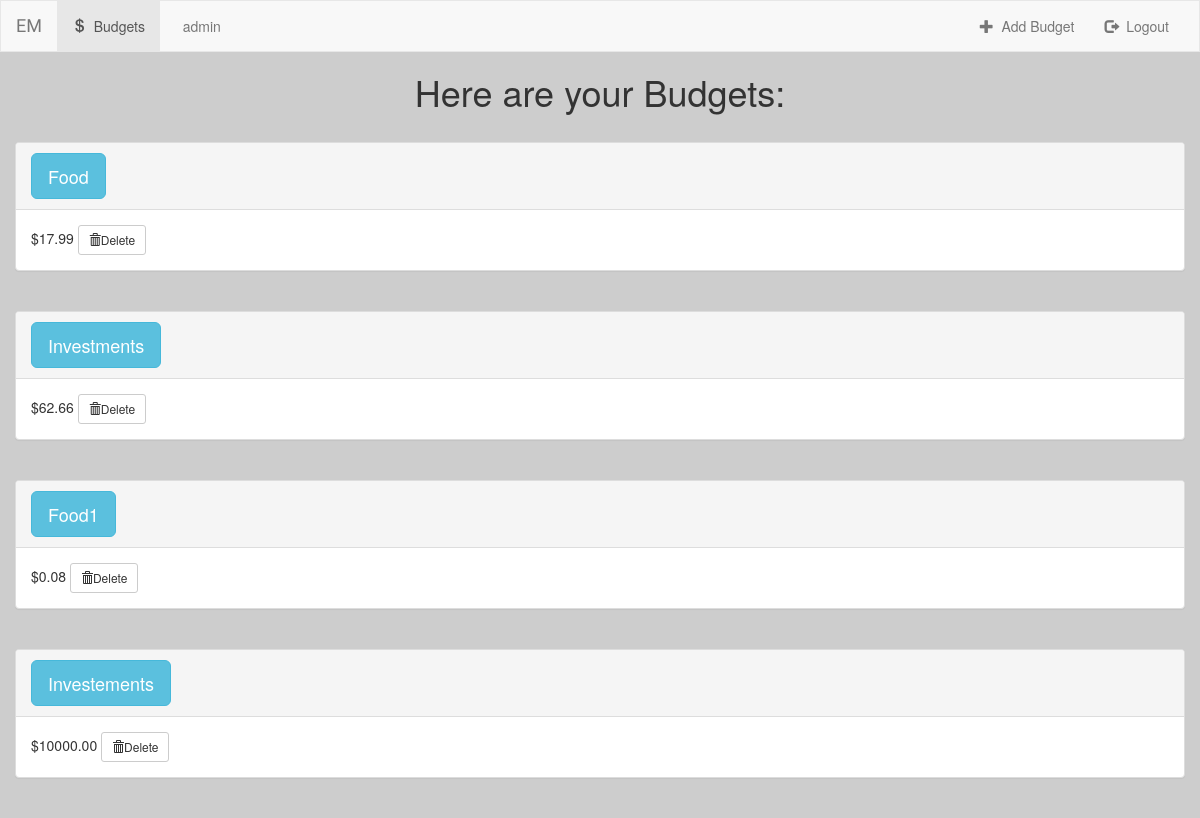
The app's page / (signed in), older data.
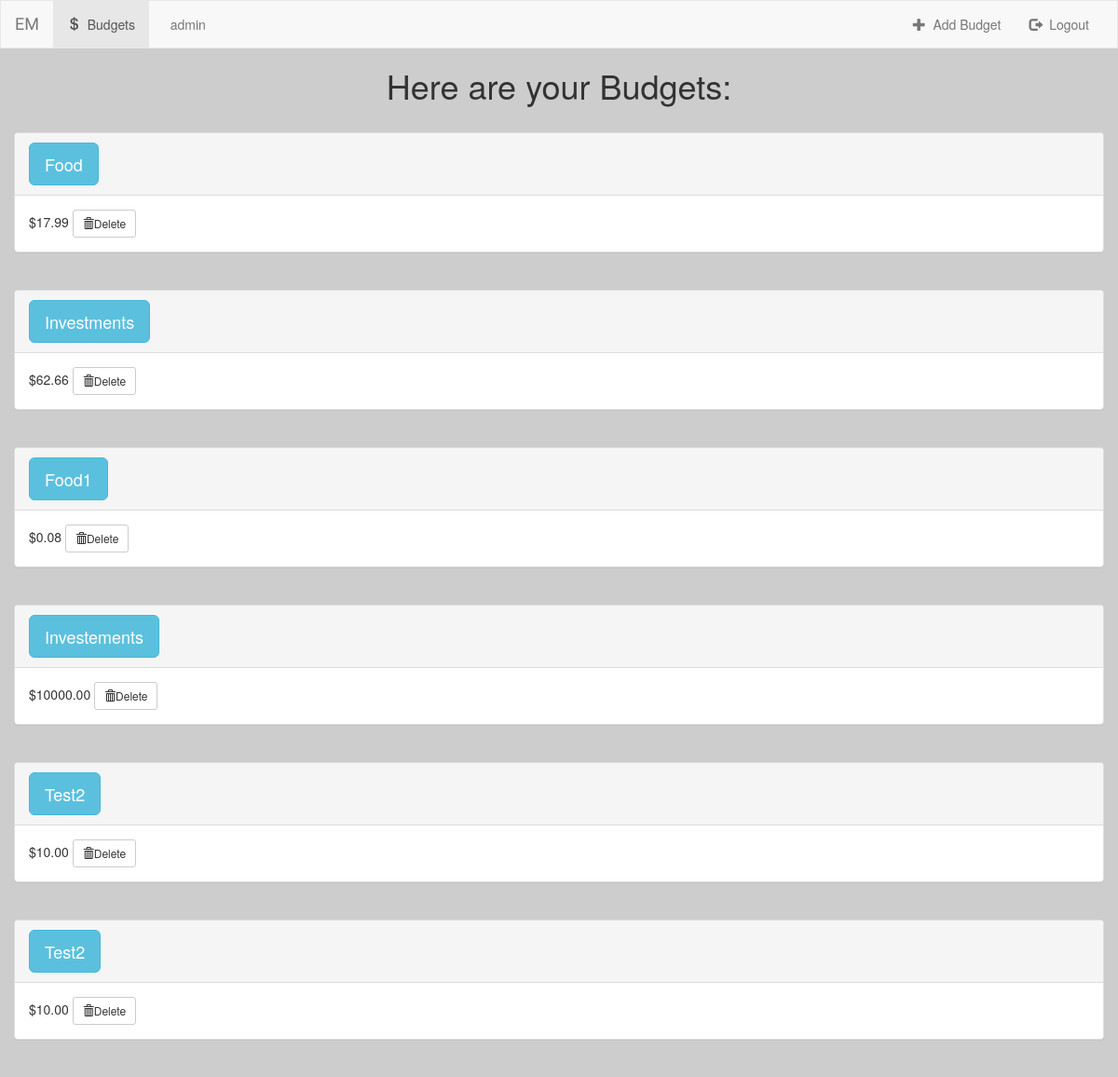
The same page, newer data.
### manager/models.py (models this page shows, shortened)
class Budget(models.Model):
    user = models.ForeignKey(User, default=1)
    budget_title = models.CharField(max_length=50)
    budget_total = models.DecimalField(max_digits=17,decimal_places=2) #Must be >0, up to 1 quadrillion dollars

### manager/views.py (the view)
# urls.py: url(r'^$', views.index, name='index'),
@login_required
def index(request):
    user = request.user
    budgets = Budget.objects.filter(user=user)
    return render(request, 'manager/index.html', {'budgets':budgets,'user':user})

### manager/templates/manager/index.html (shortened to what this page needs)
{% extends 'manager/header.html' %}
{% block user %}
<ul class="nav navbar-nav">
  <li class="">
    <a href="">
      {{user.username}}
    </a>
  </li>
</ul>
{% endblock %}
{% block section %}
<li class="">
  <a href="{% url 'manager:budget_create' %}">
    <span class="glyphicon glyphicon-plus" aria-hidden="true"></span>&nbsp;
    Add Budget
  </a>
</li>
<li class="">
  <a href="{% url 'manager:logout' %}">
    <span class="glyphicon glyphicon-log-out" aria-hidden="true"></span>&nbsp;
    Logout
  </a>
</li>
{% endblock %}
{% block body %}
{% if budgets %}
<h1><center>Here are your Budgets: </center></h1><br>
  {% for budget in budgets %}
  <div class="container">
    <div class="row">
      <div class="col-8">
        <a href = "{% url 'manager:detail' budget.pk %}">
          <div class="panel panel-default">
            <div class="panel-heading">
              <a href="{% url 'manager:detail' budget.pk %}" class="btn btn-info btn-lg">
                {{budget.budget_title}}
              </a>
            </div>
            <div class="panel-body" id="amount_of_money">
                ${{budget.budget_total}}
              <a href="{% url 'manager:budget-delete' budget.pk %}" class="btn btn-default btn-sm">
                <span class="glyphicon glyphicon-trash"></span>Delete
              </a>
            </div>
          </div>
        </a>
      </div>
    </div>
  </div>
  <br>
  {% endfor %}
{% else %}
  <h3>You Dont have any budgets</h3>
{% endif %}
{% endblock %}

Row changes from the older to the newer data that the page shows:
added Budget: budget_title "Test2", budget_total "10.00"
added Budget: budget_title "Test2", budget_total "10.00"
